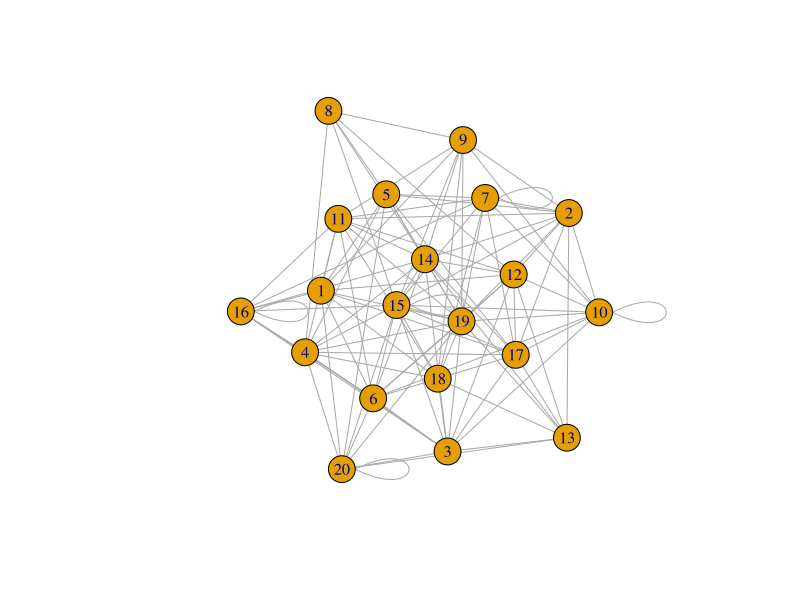

Write R code to recreate this figure.
library(igraph)

# Random Graph Generation
#
# Parameters: 
#   n (number of nodes)
#   p (probability of a link between any two nodes; between 0 and 1)
#
# Note: Self-loops are allowed.
random_graph <- function(n, p) {
  g <- make_empty_graph(n, directed=FALSE)
  for(i in 1:n) {
    for (j in 1:n) {
      rand <- runif(1)
      if (rand <= p && !are.connected(g, i, j)) {
        g <- add_edges(g, c(i,j))
      }
    }
  }
  return(g)
}


# Tests
plot(random_graph(20, 0.35))

